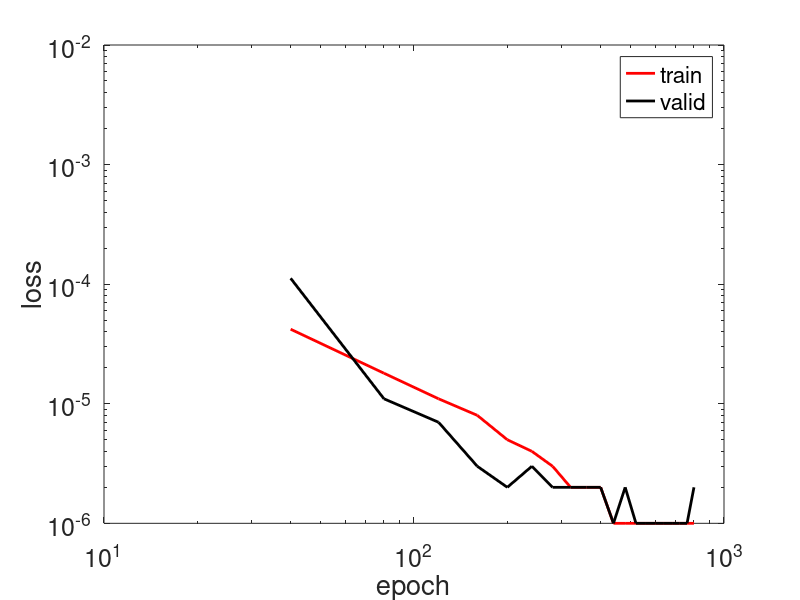

Source code (MATLAB):
epochs = 0:40:800;
train_loss = [0.006522, 0.000042, 0.000018, 0.000011, 0.000008, 0.000005, ...
              0.000004, 0.000003, 0.000002, 0.000002, 0.000002, 0.000001, ...
              0.000001, 0.000001, 0.000001, 0.000001, 0.000001, 0.000001, ...
              0.000001, 0.000001, 0.000001];

valid_loss = [0.000125, 0.000112, 0.000011, 0.000007, 0.000003, 0.000002, ...
              0.000003, 0.000002, 0.000002, 0.000002, 0.000002, 0.000001, ...
              0.000002, 0.000001, 0.000001, 0.000001, 0.000001, 0.000001, ...
              0.000001, 0.000001, 0.000002];
figure
loglog(epochs,train_loss,'-r','DisplayName','train','LineWidth',2);
hold on
loglog(epochs,valid_loss,'-k','DisplayName','valid','LineWidth',2);
legend
xlabel('epoch', 'fontsize',18);  ylabel('loss', 'fontsize',18);
set(gca,'FontSize',18);
hold off
print('e2gloss','-depsc')